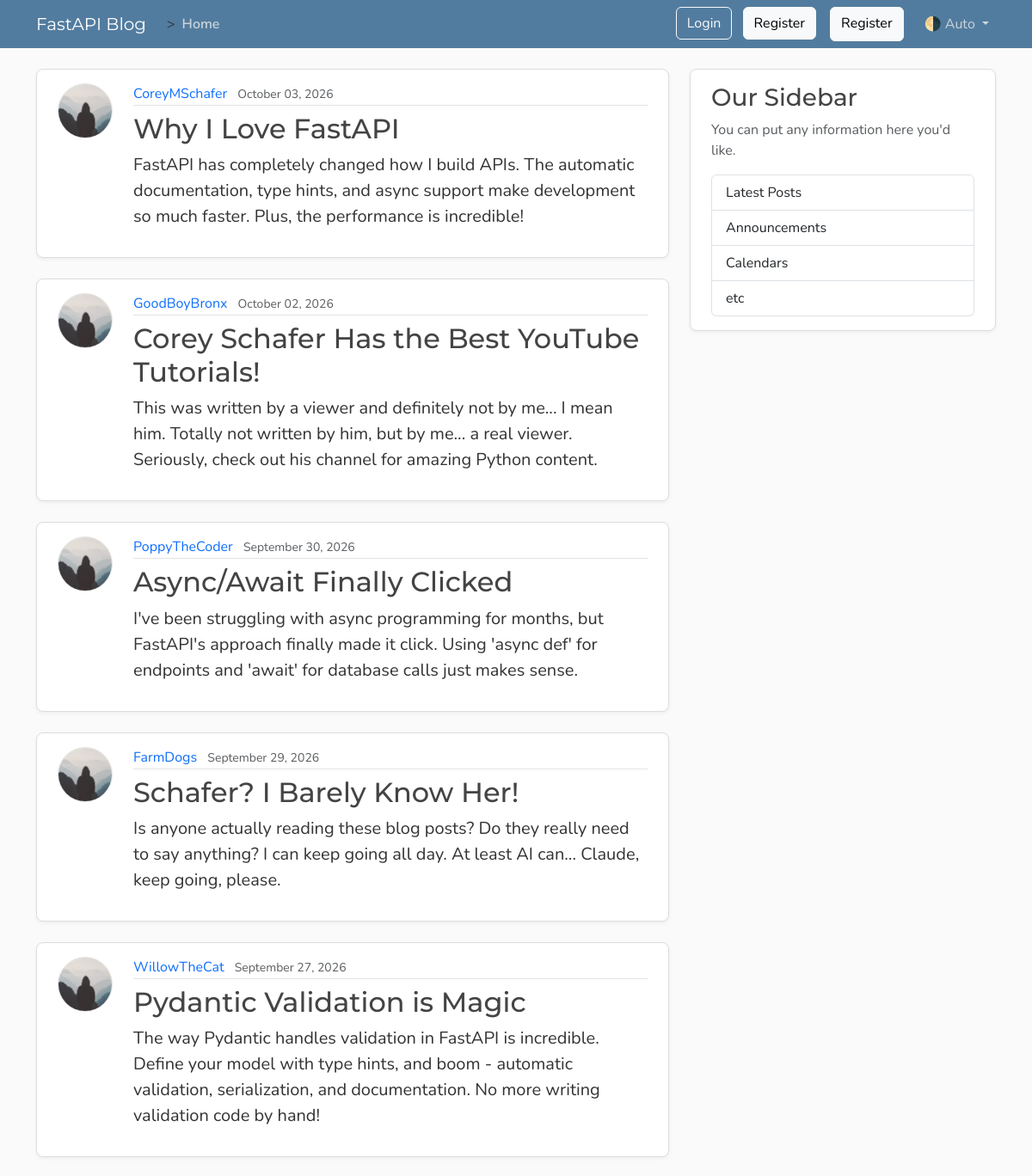
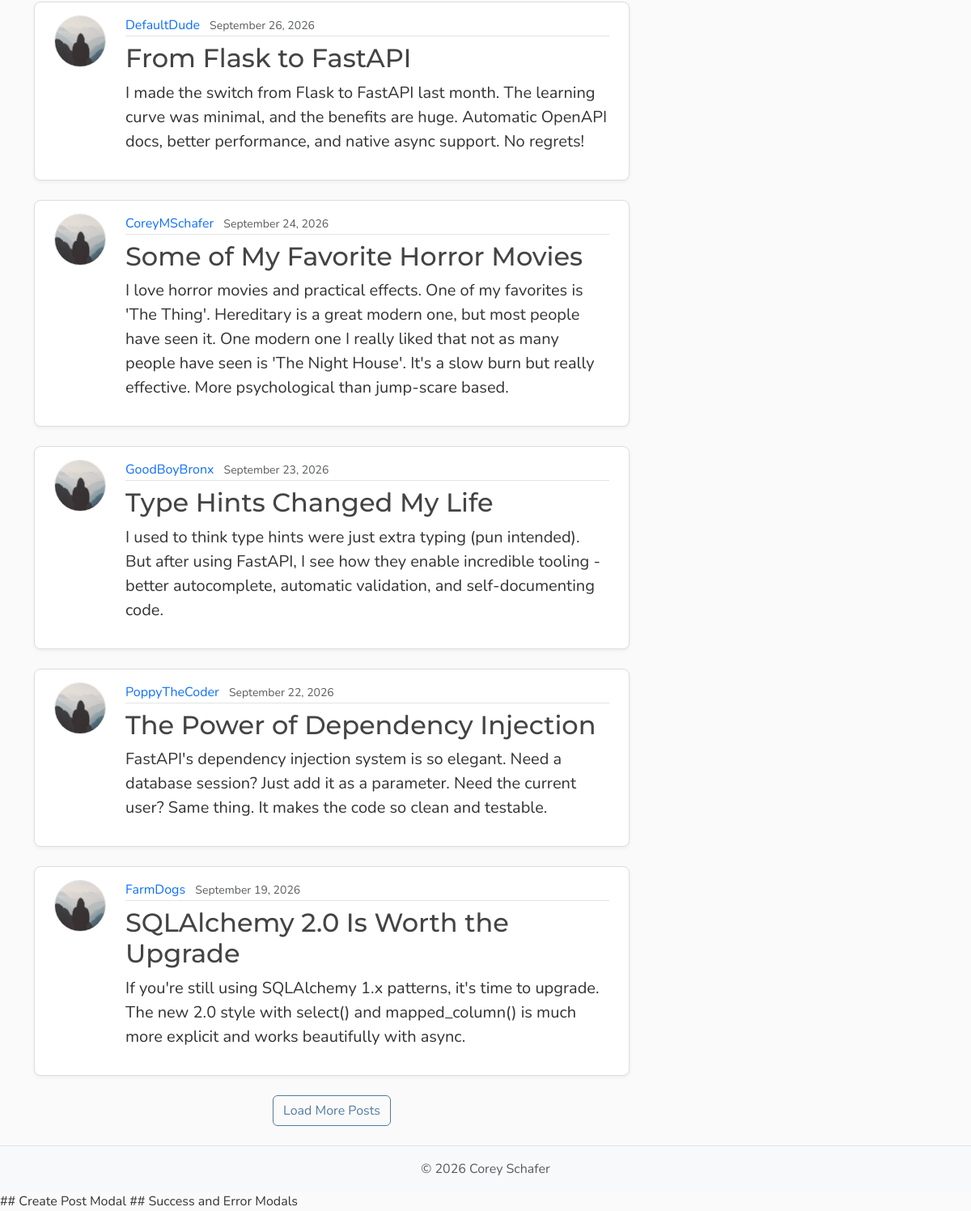
Page /posts on the earlier database version (2 pictures, top to bottom).
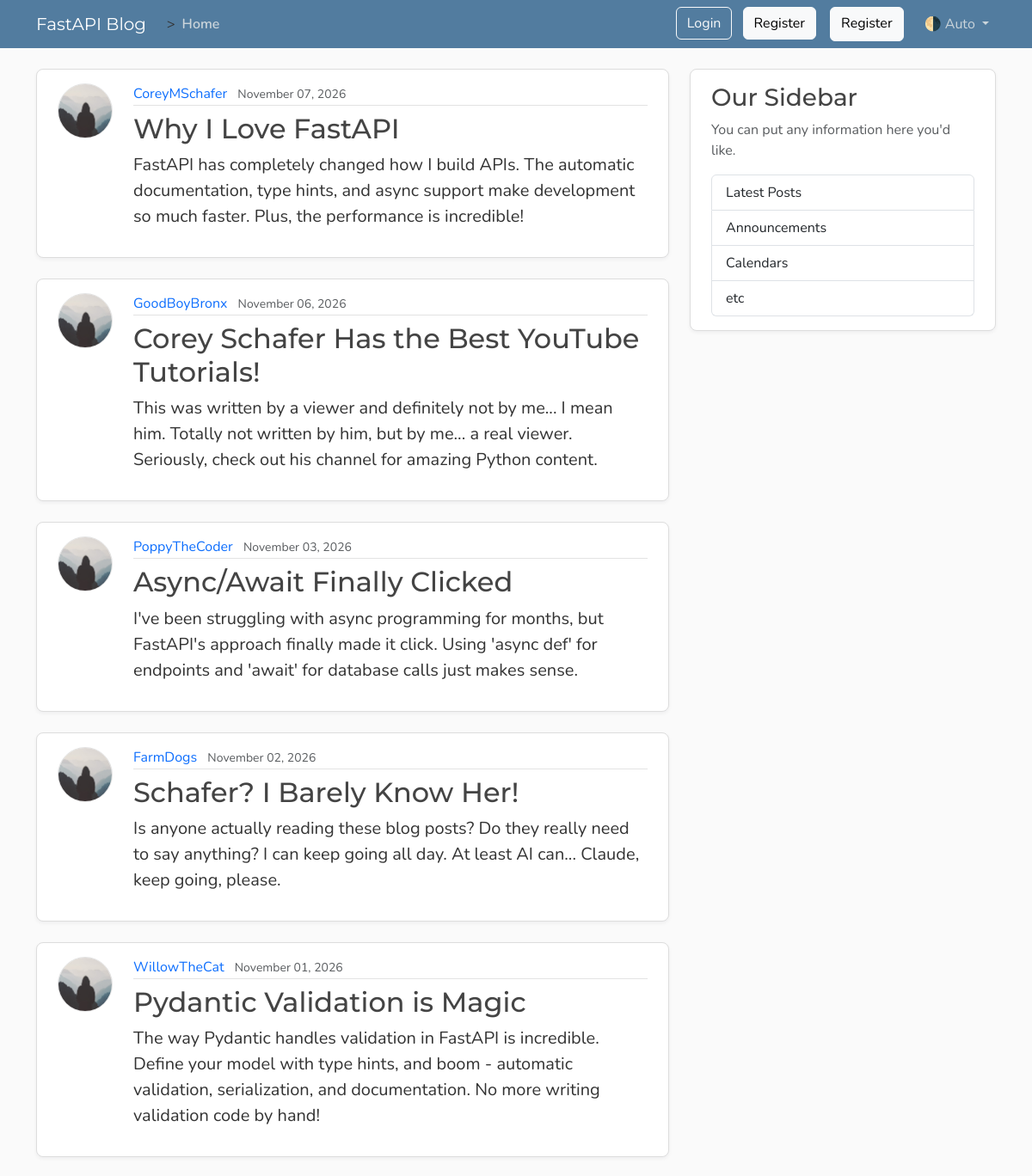
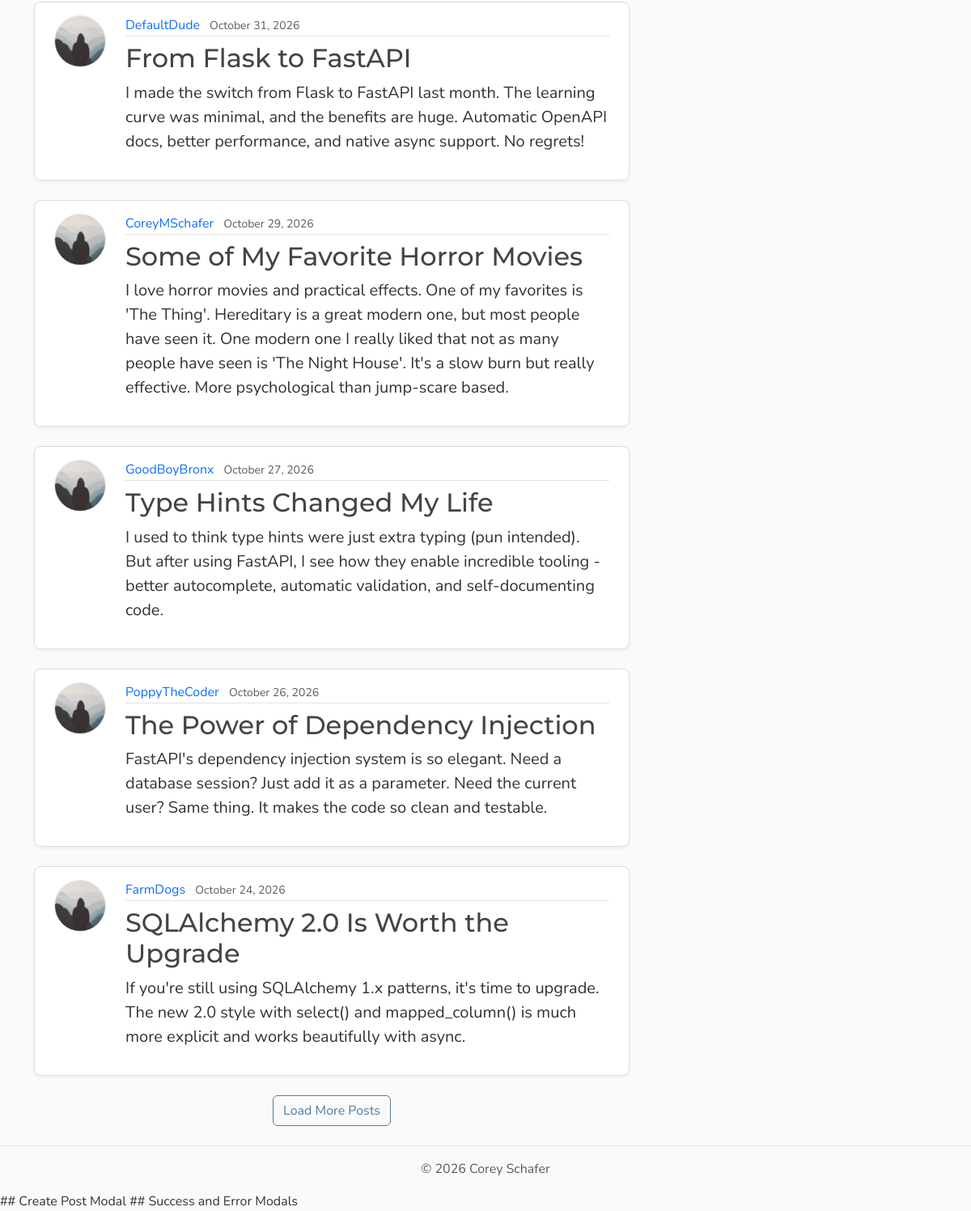
Same page on the later database version (2 pictures, top to bottom).
### models.py (models this page shows, shortened)
class Post(Base):
    __tablename__ = "posts"
    id: Mapped[int] = mapped_column(Integer, primary_key=True, index=True)
    title: Mapped[str] = mapped_column(String(100), nullable=False)
    content: Mapped[str] = mapped_column(Text, nullable=False)
    user_id: Mapped[int] = mapped_column(
        ForeignKey("users.id"),
        nullable=False,
        index=True,
    )
    date_posted: Mapped[datetime] = mapped_column(
        DateTime(timezone=True),
        default=lambda: datetime.now(UTC),
    )
    author: Mapped[User] = relationship(back_populates="posts")

class User(Base):
    __tablename__ = "users"
    id: Mapped[int] = mapped_column(Integer, primary_key=True, index=True)
    username: Mapped[str] = mapped_column(String(50), unique=True, nullable=False)
    email: Mapped[str] = mapped_column(String(120), unique=True, nullable=False)
    password_hash: Mapped[str] =  mapped_column(String(200),  nullable=False)
    image_file: Mapped[str | None] = mapped_column(
        String(200),
        nullable=True,
        default=None,
    )
    posts: Mapped[list[Post]] = relationship(
        back_populates="author",
        cascade = "all, delete-orphan",
    )
    reset_tokens: Mapped[list[PasswordResetToken]] = relationship(
        back_populates="user",
        cascade="all, delete-orphan", ##everything that gonna delelte after reset
    )

### main.py (the view)
@app.get("/", include_in_schema=False, name="home")
@app.get("/posts", include_in_schema=False, name="posts")
async def home(request: Request, db: Annotated[AsyncSession, Depends(get_db)]):
    count_result = await db.execute(select(func.count()).select_from(models.Post))
    total = count_result.scalar() or 0
    result = await db.execute(
        select(models.Post)
        .options(selectinload(models.Post.author))
        .order_by(models.Post.date_posted.desc())
        .limit(settings.posts_per_page), ##no skip offset since it's always the first few posts
    )
    posts = result.scalars().all()
    has_more = len(posts) < total
    return templates.TemplateResponse(
        request,
        "home.html",
        {
            "posts": posts,
            "title": "Home",
            "limit": settings.posts_per_page,
            "has_more": has_more,
        },
    )

### templates/home.html (shortened to what this page needs)
{% extends "layout.html" %}
{% block content %}
  <div id="postsContainer">
  {% for post in posts %}
    <article class="content-section py-3 px-4 mb-4">
      <div class="d-flex align-items-start gap-4">
        <img class="rounded-circle article-img flex-shrink-0"
             src="{{ post.author.image_path}}"
             alt="{{ post.author.username }}'s profile picture"
             width="64"
             height="64"
             loading="lazy">
        <div class="flex-grow-1">
          <div class="article-metadata mb-2">
            <a class="me-2"
               href="{{ url_for("user_posts", user_id=post.author.id) }}">{{ post.author.username }}</a>
            <small class="text-body-secondary">{{ post.date_posted.strftime("%B %d, %Y") }}</small>
          </div>
          <h2>
            <a class="article-title"
               href="{{ url_for("post_page", post_id=post.id) }}">{{ post.title }}</a>
          </h2>
          <p class="article-content">{{ post.content }}</p>
        </div>
      </div>
    </article>
  {% endfor %}
  </div>
  {% if has_more %}
    <div class="text-center mb-4">
      <button type="button" class="btn btn-outline-primary" id="loadMoreBtn">Load More Posts</button>
    </div>
  {% endif %}
{% endblock content %}

### templates/layout.html (shortened to what this page needs)
<!DOCTYPE html>
<html lang="en">
  <head>
    <link href="https://cdn.jsdelivr.net/npm/bootstrap@5.3.8/dist/css/bootstrap.min.css"
          rel="stylesheet"
>
    <link rel="stylesheet"
          type="text/css"
          href="{{ url_for("static", path='css/main.css') }}">
  </head>
  <body class="d-flex flex-column min-vh-100">
    <header class="site-header">
      <nav class="navbar navbar-expand-md bg-steel fixed-top"
           data-bs-theme="dark">
        <div class="container">
          <a class="navbar-brand me-4" href="{{ url_for("home") }}">FastAPI Blog</a>  >
          <div class="collapse navbar-collapse" id="navbarToggle">
            <div class="navbar-nav me-auto">
              <a class="nav-link active"
                 aria-current="page"
                 href="{{ url_for("home") }}">Home</a>
            </div>
            <div class="navbar-nav">
<div id="loggedOutNav">
<a class="btn btn-outline-light mb-2 mb-md-0 me-md-2"
    href="{{ url_for("login_page") }}">Login</a>
<a class="btn btn-light mb-2 mb-md-0 me-md-3"
    href="{{ url_for("register_page") }}">Register</a>
</div>
              <a class="btn btn-light mb-2 mb-md-0 me-md-3" href="#">Register</a>
              <div class="nav-item dropdown">
                <a class="nav-link dropdown-toggle"
                   href="#"
                   role="button"
                   id="bd-theme"
                   data-bs-toggle="dropdown"
                   aria-expanded="false">
                  <span id="bd-theme-text">🌗 Auto</span>
                </a>
              </div>
            </div>
          </div>
        </div>
      </nav>
    </header>
    <main role="main" class="container">
      <div class="row">
        <div class="col-md-8">
          {% block content %}
          {% endblock content %}
        </div>
        <aside class="col-md-4">
          <div class="content-section py-3 px-4 mb-4">
            <h3>Our Sidebar</h3>
            <p class="text-body-secondary">You can put any information here you'd like.</p>
            <ul class="list-group">
              <li class="list-group-item">Latest Posts</li>
              <li class="list-group-item">Announcements</li>
              <li class="list-group-item">Calendars</li>
              <li class="list-group-item">etc</li>
            </ul>
          </div>
        </aside>
      </div>
    </main>
    <footer class="mt-auto py-3 bg-body-tertiary border-top">
      <div class="container text-center">
        <p class="text-body-secondary mb-0">
          © <span id="year"></span> Corey Schafer
        </p>
      </div>
    </footer>
    ## Create Post Modal
    ## Success and Error Modals
  </body>
</html>

### static/css/main.css (style rules this page uses)
:root { --font-heading: "Montserrat", system-ui, -apple-system, BlinkMacSystemFont, sans-serif; --font-body: "Nunito", system-ui, -apple-system, BlinkMacSystemFont, sans-serif; --color-bg-body: #fafafa; --color-bg-content: #ffffff; --color-text-primary: #333333; --color-text-heading: #444444; --color-steel: #527c9f; --color-nav-link: #cbd5db; --color-nav-link-hover: #ffffff; --color-link-hover: #428bca; --color-border: #dddddd; --color-border-light: #e3e3e3; --spacing-xl: 5rem; --article-img-size: 4rem; --account-img-size: 7.813rem; }
body { font-family: var(--font-body); background: var(--color-bg-body); color: var(--color-text-primary); }
main { padding-top: var(--spacing-xl); }
h1, h2, h3, h4, h5, h6 { font-family: var(--font-heading); color: var(--color-text-heading); }
.navbar-brand { font-family: var(--font-heading); }
a { text-decoration: none; }
.bg-steel { background-color: var(--color-steel); }
.site-header .navbar-nav .nav-link { color: var(--color-nav-link); transition: color 0.2s ease-in-out; }
.site-header .navbar-nav .nav-link.active { font-weight: 600; }
.content-section { background: var(--color-bg-content); border: 1px solid var(--color-border); border-radius: 0.5rem; box-shadow: 0 2px 4px rgba(15, 23, 42, 0.05); transition: box-shadow 0.15s ease, transform 0.15s ease, border-color 0.15s ease; }
.article-title { color: var(--color-text-heading); transition: color 0.2s ease-in-out; }
.article-content { white-space: pre-line; font-size: 1.25rem; }
.article-img { height: var(--article-img-size); width: var(--article-img-size); flex-shrink: 0; object-fit: cover; border: 1px solid var(--color-border-light); box-shadow: 0 0 0 2px var(--color-bg-content); }
.article-metadata { padding-bottom: 0.063rem; border-bottom: 1px solid var(--color-border-light); }
.article-metadata a { transition: color 0.2s ease-in-out; }
.btn-outline-primary { --bs-btn-color: #527c9f; --bs-btn-border-color: #527c9f; --bs-btn-hover-color: #fff; --bs-btn-hover-bg: #466a87; --bs-btn-hover-border-color: #3f6179; --bs-btn-active-color: #fff; --bs-btn-active-bg: #3f6179; --bs-btn-active-border-color: #3a5b72; }
[data-bs-theme="dark"] { --color-bg-body: #1a1a1a; --color-bg-content: #2d2d2d; --color-text-primary: #e0e0e0; --color-text-heading: #f0f0f0; --color-border: #404040; --color-border-light: #4a4a4a; }

Differences in the rows shown:
changed Post "Why I Love FastAPI": date_posted "October 03, 2026" → "November 07, 2026"
changed Post "Corey Schafer Has the Best YouTube Tutorials!": date_posted "October 02, 2026" → "November 06, 2026"
changed Post "Async/Await Finally Clicked": date_posted "September 30, 2026" → "November 03, 2026"
changed Post "Schafer? I Barely Know Her!": date_posted "September 29, 2026" → "November 02, 2026"
changed Post "Pydantic Validation is Magic": date_posted "September 27, 2026" → "November 01, 2026"
changed Post "From Flask to FastAPI": date_posted "September 26, 2026" → "October 31, 2026"
changed Post "Some of My Favorite Horror Movies": date_posted "September 24, 2026" → "October 29, 2026"
changed Post "Type Hints Changed My Life": date_posted "September 23, 2026" → "October 27, 2026"
changed Post "The Power of Dependency Injection": date_posted "September 22, 2026" → "October 26, 2026"
changed Post "SQLAlchemy 2.0 Is Worth the Upgrade": date_posted "September 19, 2026" → "October 24, 2026"
